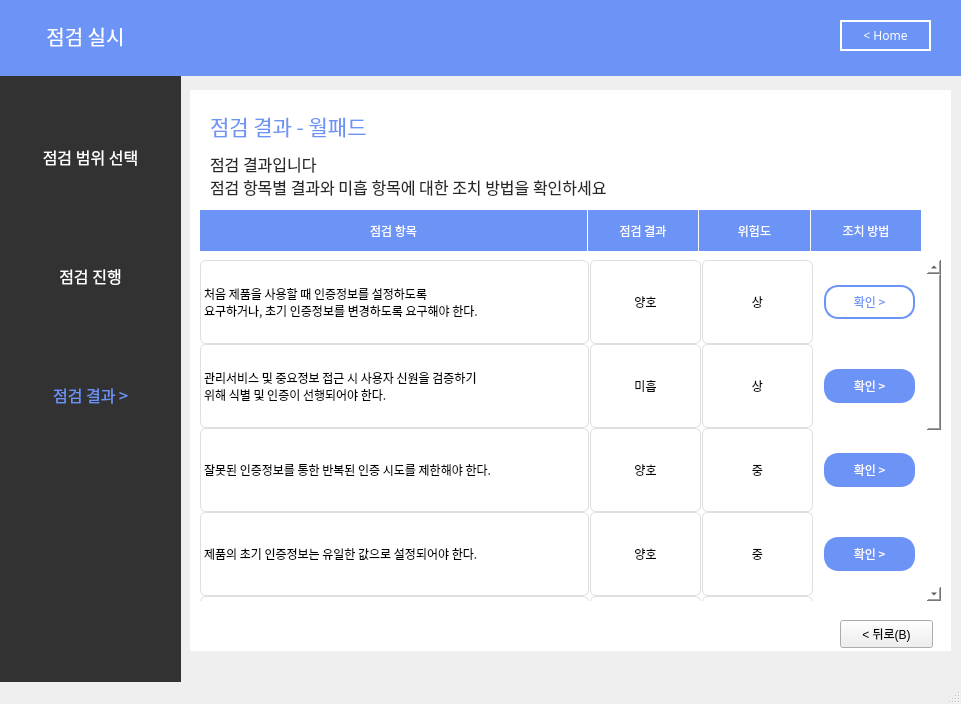
<?xml version="1.0" encoding="UTF-8"?>
<ui version="4.0">
 <class>MainWindow</class>
 <widget class="QMainWindow" name="MainWindow">
  <property name="geometry">
   <rect>
    <x>0</x>
    <y>0</y>
    <width>961</width>
    <height>704</height>
   </rect>
  </property>
  <property name="windowTitle">
   <string>MainWindow</string>
  </property>
  <widget class="QWidget" name="centralwidget">
   <widget class="QLabel" name="label_7">
    <property name="geometry">
     <rect>
      <x>-10</x>
      <y>-5</y>
      <width>1021</width>
      <height>81</height>
     </rect>
    </property>
    <property name="font">
     <font>
      <family>Gmarket Sans TTF</family>
      <pointsize>11</pointsize>
      <weight>50</weight>
      <bold>false</bold>
      <kerning>true</kerning>
     </font>
    </property>
    <property name="autoFillBackground">
     <bool>false</bool>
    </property>
    <property name="styleSheet">
     <string notr="true">background-color: rgb(108, 147, 246);
border-color: rgb(0, 0, 0);</string>
    </property>
    <property name="text">
     <string/>
    </property>
    <property name="scaledContents">
     <bool>false</bool>
    </property>
   </widget>
   <widget class="QLabel" name="label_8">
    <property name="geometry">
     <rect>
      <x>20</x>
      <y>10</y>
      <width>131</width>
      <height>51</height>
     </rect>
    </property>
    <property name="font">
     <font>
      <family>AppleSDGothicNeoM00</family>
      <pointsize>15</pointsize>
     </font>
    </property>
    <property name="styleSheet">
     <string notr="true">color : rgb(255, 255, 255)</string>
    </property>
    <property name="text">
     <string>점검 실시</string>
    </property>
    <property name="alignment">
     <set>Qt::AlignCenter</set>
    </property>
   </widget>
   <widget class="QLabel" name="label_5">
    <property name="geometry">
     <rect>
      <x>-10</x>
      <y>70</y>
      <width>191</width>
      <height>701</height>
     </rect>
    </property>
    <property name="font">
     <font>
      <family>Gmarket Sans TTF</family>
      <pointsize>16</pointsize>
      <weight>50</weight>
      <bold>false</bold>
      <kerning>true</kerning>
     </font>
    </property>
    <property name="autoFillBackground">
     <bool>false</bool>
    </property>
    <property name="styleSheet">
     <string notr="true">background-color: rgb(50, 50, 50);
border-color: rgb(0, 0, 0);</string>
    </property>
    <property name="text">
     <string/>
    </property>
    <property name="scaledContents">
     <bool>false</bool>
    </property>
    <property name="alignment">
     <set>Qt::AlignCenter</set>
    </property>
   </widget>
   <widget class="QWidget" name="verticalLayoutWidget">
    <property name="geometry">
     <rect>
      <x>10</x>
      <y>100</y>
      <width>161</width>
      <height>351</height>
     </rect>
    </property>
    <layout class="QVBoxLayout" name="verticalLayout">
     <item>
      <widget class="QLabel" name="label">
       <property name="font">
        <font>
         <family>AppleSDGothicNeoM00</family>
         <pointsize>12</pointsize>
         <weight>50</weight>
         <bold>false</bold>
        </font>
       </property>
       <property name="autoFillBackground">
        <bool>false</bool>
       </property>
       <property name="styleSheet">
        <string notr="true">color:rgb(255,255,255)</string>
       </property>
       <property name="text">
        <string>점검 범위 선택</string>
       </property>
       <property name="alignment">
        <set>Qt::AlignCenter</set>
       </property>
      </widget>
     </item>
     <item>
      <widget class="QLabel" name="label_2">
       <property name="font">
        <font>
         <family>AppleSDGothicNeoM00</family>
         <pointsize>12</pointsize>
        </font>
       </property>
       <property name="autoFillBackground">
        <bool>false</bool>
       </property>
       <property name="styleSheet">
        <string notr="true">color:rgb(255,255,255)</string>
       </property>
       <property name="text">
        <string>점검 진행</string>
       </property>
       <property name="alignment">
        <set>Qt::AlignCenter</set>
       </property>
      </widget>
     </item>
     <item>
      <widget class="QLabel" name="label_4">
       <property name="font">
        <font>
         <family>AppleSDGothicNeoM00</family>
         <pointsize>12</pointsize>
        </font>
       </property>
       <property name="autoFillBackground">
        <bool>false</bool>
       </property>
       <property name="styleSheet">
        <string notr="true">color:rgb(108, 147, 246)</string>
       </property>
       <property name="text">
        <string>점검 결과 &gt;</string>
       </property>
       <property name="alignment">
        <set>Qt::AlignCenter</set>
       </property>
      </widget>
     </item>
    </layout>
   </widget>
   <widget class="QPushButton" name="pushButton_3">
    <property name="geometry">
     <rect>
      <x>840</x>
      <y>20</y>
      <width>91</width>
      <height>31</height>
     </rect>
    </property>
    <property name="font">
     <font>
      <family>AppleSDGothicNeoM00</family>
      <pointsize>9</pointsize>
      <weight>50</weight>
      <bold>false</bold>
     </font>
    </property>
    <property name="cursor">
     <cursorShape>PointingHandCursor</cursorShape>
    </property>
    <property name="autoFillBackground">
     <bool>false</bool>
    </property>
    <property name="styleSheet">
     <string notr="true">background-color : rgb(108, 147, 246);
color : rgb(255,255,255);
border: 2px solid rgb(255,255,255)</string>
    </property>
    <property name="text">
     <string>&lt; Home</string>
    </property>
    <property name="autoDefault">
     <bool>false</bool>
    </property>
    <property name="default">
     <bool>false</bool>
    </property>
    <property name="flat">
     <bool>false</bool>
    </property>
   </widget>
   <widget class="QLabel" name="label_6">
    <property name="geometry">
     <rect>
      <x>190</x>
      <y>90</y>
      <width>761</width>
      <height>561</height>
     </rect>
    </property>
    <property name="font">
     <font>
      <family>Gmarket Sans TTF</family>
      <pointsize>16</pointsize>
      <weight>50</weight>
      <bold>false</bold>
      <kerning>true</kerning>
     </font>
    </property>
    <property name="autoFillBackground">
     <bool>false</bool>
    </property>
    <property name="styleSheet">
     <string notr="true">background-color: rgb(255,255,255);
border-color: rgb(0, 0, 0);</string>
    </property>
    <property name="text">
     <string/>
    </property>
    <property name="scaledContents">
     <bool>false</bool>
    </property>
    <property name="alignment">
     <set>Qt::AlignCenter</set>
    </property>
   </widget>
   <widget class="QLabel" name="label_9">
    <property name="geometry">
     <rect>
      <x>210</x>
      <y>110</y>
      <width>241</width>
      <height>31</height>
     </rect>
    </property>
    <property name="font">
     <font>
      <family>AppleSDGothicNeoM00</family>
      <pointsize>16</pointsize>
     </font>
    </property>
    <property name="autoFillBackground">
     <bool>false</bool>
    </property>
    <property name="styleSheet">
     <string notr="true">color:rgb(108,147,246)</string>
    </property>
    <property name="text">
     <string>점검 결과 - 월패드</string>
    </property>
    <property name="alignment">
     <set>Qt::AlignLeading|Qt::AlignLeft|Qt::AlignVCenter</set>
    </property>
   </widget>
   <widget class="QLabel" name="label_10">
    <property name="geometry">
     <rect>
      <x>210</x>
      <y>150</y>
      <width>661</width>
      <height>51</height>
     </rect>
    </property>
    <property name="font">
     <font>
      <family>AppleSDGothicNeoM00</family>
      <pointsize>12</pointsize>
     </font>
    </property>
    <property name="autoFillBackground">
     <bool>false</bool>
    </property>
    <property name="styleSheet">
     <string notr="true">color:rgb(40,40,40)</string>
    </property>
    <property name="text">
     <string>점검 결과입니다
점검 항목별 결과와 미흡 항목에 대한 조치 방법을 확인하세요</string>
    </property>
    <property name="alignment">
     <set>Qt::AlignLeading|Qt::AlignLeft|Qt::AlignVCenter</set>
    </property>
   </widget>
   <widget class="QWidget" name="horizontalLayoutWidget">
    <property name="geometry">
     <rect>
      <x>200</x>
      <y>210</y>
      <width>721</width>
      <height>41</height>
     </rect>
    </property>
    <layout class="QHBoxLayout" name="horizontalLayout" stretch="7,2,2,2">
     <property name="spacing">
      <number>1</number>
     </property>
     <property name="topMargin">
      <number>0</number>
     </property>
     <item>
      <widget class="QLabel" name="label_13">
       <property name="font">
        <font>
         <family>AppleSDGothicNeoM00</family>
         <pointsize>9</pointsize>
         <weight>50</weight>
         <bold>false</bold>
        </font>
       </property>
       <property name="styleSheet">
        <string notr="true">border: 1px solid rgb(108,147,246);
background-color: rgb(108,147,246);
color: rgb(255, 255, 255)</string>
       </property>
       <property name="text">
        <string>점검 항목</string>
       </property>
       <property name="alignment">
        <set>Qt::AlignCenter</set>
       </property>
      </widget>
     </item>
     <item>
      <widget class="QLabel" name="label_14">
       <property name="font">
        <font>
         <family>AppleSDGothicNeoM00</family>
         <pointsize>9</pointsize>
         <weight>50</weight>
         <bold>false</bold>
        </font>
       </property>
       <property name="styleSheet">
        <string notr="true">border: 1px solid rgb(108,147,246);
background-color: rgb(108,147,246);
color: rgb(255, 255, 255)</string>
       </property>
       <property name="text">
        <string>점검 결과</string>
       </property>
       <property name="alignment">
        <set>Qt::AlignCenter</set>
       </property>
      </widget>
     </item>
     <item>
      <widget class="QLabel" name="label_17">
       <property name="font">
        <font>
         <family>AppleSDGothicNeoM00</family>
         <pointsize>9</pointsize>
         <weight>50</weight>
         <bold>false</bold>
        </font>
       </property>
       <property name="styleSheet">
        <string notr="true">border: 1px solid rgb(108,147,246);
background-color: rgb(108,147,246);
color: rgb(255, 255, 255)</string>
       </property>
       <property name="text">
        <string>위험도</string>
       </property>
       <property name="alignment">
        <set>Qt::AlignCenter</set>
       </property>
      </widget>
     </item>
     <item>
      <widget class="QLabel" name="label_18">
       <property name="font">
        <font>
         <family>AppleSDGothicNeoM00</family>
         <pointsize>9</pointsize>
         <weight>50</weight>
         <bold>false</bold>
        </font>
       </property>
       <property name="styleSheet">
        <string notr="true">border: 1px solid rgb(108,147,246);
background-color: rgb(108,147,246);
color: rgb(255, 255, 255)</string>
       </property>
       <property name="text">
        <string>조치 방법</string>
       </property>
       <property name="alignment">
        <set>Qt::AlignCenter</set>
       </property>
      </widget>
     </item>
    </layout>
   </widget>
   <widget class="QPushButton" name="pushButton_2">
    <property name="geometry">
     <rect>
      <x>840</x>
      <y>620</y>
      <width>93</width>
      <height>28</height>
     </rect>
    </property>
    <property name="text">
     <string>&lt; 뒤로(B)</string>
    </property>
   </widget>
   <widget class="QScrollArea" name="scrollArea">
    <property name="geometry">
     <rect>
      <x>200</x>
      <y>260</y>
      <width>741</width>
      <height>341</height>
     </rect>
    </property>
    <property name="sizePolicy">
     <sizepolicy hsizetype="Preferred" vsizetype="Preferred">
      <horstretch>0</horstretch>
      <verstretch>0</verstretch>
     </sizepolicy>
    </property>
    <property name="maximumSize">
     <size>
      <width>16777215</width>
      <height>16600000</height>
     </size>
    </property>
    <property name="baseSize">
     <size>
      <width>200</width>
      <height>200</height>
     </size>
    </property>
    <property name="toolTipDuration">
     <number>4</number>
    </property>
    <property name="styleSheet">
     <string notr="true">background-color:rgb(255, 255, 255);
border: solid 0px;</string>
    </property>
    <property name="lineWidth">
     <number>0</number>
    </property>
    <property name="midLineWidth">
     <number>0</number>
    </property>
    <property name="verticalScrollBarPolicy">
     <enum>Qt::ScrollBarAsNeeded</enum>
    </property>
    <property name="horizontalScrollBarPolicy">
     <enum>Qt::ScrollBarAlwaysOff</enum>
    </property>
    <property name="widgetResizable">
     <bool>false</bool>
    </property>
    <widget class="QWidget" name="scrollAreaWidgetContents">
     <property name="geometry">
      <rect>
       <x>0</x>
       <y>-339</y>
       <width>829</width>
       <height>680</height>
      </rect>
     </property>
     <property name="minimumSize">
      <size>
       <width>0</width>
       <height>519</height>
      </size>
     </property>
     <property name="maximumSize">
      <size>
       <width>16777215</width>
       <height>15777215</height>
      </size>
     </property>
     <property name="font">
      <font>
       <kerning>true</kerning>
      </font>
     </property>
     <widget class="QWidget" name="gridLayoutWidget">
      <property name="geometry">
       <rect>
        <x>0</x>
        <y>0</y>
        <width>725</width>
        <height>671</height>
       </rect>
      </property>
      <layout class="QGridLayout" name="gridLayout" columnstretch="7,2,2,2">
       <property name="sizeConstraint">
        <enum>QLayout::SetDefaultConstraint</enum>
       </property>
       <property name="leftMargin">
        <number>0</number>
       </property>
       <property name="topMargin">
        <number>0</number>
       </property>
       <property name="horizontalSpacing">
        <number>1</number>
       </property>
       <property name="verticalSpacing">
        <number>0</number>
       </property>
       <item row="6" column="1">
        <widget class="QLabel" name="label_44">
         <property name="font">
          <font>
           <family>AppleSDGothicNeoM00</family>
          </font>
         </property>
         <property name="styleSheet">
          <string notr="true">border: 1px solid rgb(223, 223, 223);
border-radius: 6px</string>
         </property>
         <property name="text">
          <string>양호</string>
         </property>
         <property name="alignment">
          <set>Qt::AlignCenter</set>
         </property>
        </widget>
       </item>
       <item row="3" column="3">
        <widget class="QPushButton" name="pushButton_8">
         <property name="sizePolicy">
          <sizepolicy hsizetype="Minimum" vsizetype="Minimum">
           <horstretch>0</horstretch>
           <verstretch>0</verstretch>
          </sizepolicy>
         </property>
         <property name="sizeIncrement">
          <size>
           <width>0</width>
           <height>0</height>
          </size>
         </property>
         <property name="font">
          <font>
           <family>AppleSDGothicNeoM00</family>
           <pointsize>9</pointsize>
          </font>
         </property>
         <property name="cursor">
          <cursorShape>PointingHandCursor</cursorShape>
         </property>
         <property name="layoutDirection">
          <enum>Qt::LeftToRight</enum>
         </property>
         <property name="styleSheet">
          <string notr="true">background-color : rgb(108, 147, 246);
color : rgb(255, 255, 255);
border: 2px solid rgb(108, 147, 246);
margin-left:10px;
margin-right:10px;
margin-top:25px;
margin-bottom:25px;
border-radius:14px
</string>
         </property>
         <property name="text">
          <string>확인 &gt;</string>
         </property>
         <property name="iconSize">
          <size>
           <width>9</width>
           <height>20</height>
          </size>
         </property>
        </widget>
       </item>
       <item row="4" column="1">
        <widget class="QLabel" name="label_29">
         <property name="font">
          <font>
           <family>AppleSDGothicNeoM00</family>
          </font>
         </property>
         <property name="styleSheet">
          <string notr="true">border: 1px solid rgb(223, 223, 223);
border-radius: 6px</string>
         </property>
         <property name="text">
          <string>양호</string>
         </property>
         <property name="alignment">
          <set>Qt::AlignCenter</set>
         </property>
        </widget>
       </item>
       <item row="4" column="3">
        <widget class="QPushButton" name="pushButton_9">
         <property name="sizePolicy">
          <sizepolicy hsizetype="Minimum" vsizetype="Minimum">
           <horstretch>0</horstretch>
           <verstretch>0</verstretch>
          </sizepolicy>
         </property>
         <property name="sizeIncrement">
          <size>
           <width>0</width>
           <height>0</height>
          </size>
         </property>
         <property name="font">
          <font>
           <family>AppleSDGothicNeoM00</family>
           <pointsize>9</pointsize>
          </font>
         </property>
         <property name="cursor">
          <cursorShape>PointingHandCursor</cursorShape>
         </property>
         <property name="layoutDirection">
          <enum>Qt::LeftToRight</enum>
         </property>
         <property name="styleSheet">
          <string notr="true">background-color : rgb(108, 147, 246);
color : rgb(255, 255, 255);
border: 2px solid rgb(108, 147, 246);
margin-left:10px;
margin-right:10px;
margin-top:25px;
margin-bottom:25px;
border-radius:14px
</string>
         </property>
         <property name="text">
          <string>확인 &gt;</string>
         </property>
         <property name="iconSize">
          <size>
           <width>9</width>
           <height>20</height>
          </size>
         </property>
        </widget>
       </item>
       <item row="0" column="3">
        <layout class="QVBoxLayout" name="verticalLayout_2">
         <property name="spacing">
          <number>7</number>
         </property>
         <item>
          <widget class="QPushButton" name="pushButton_6">
           <property name="sizePolicy">
            <sizepolicy hsizetype="Minimum" vsizetype="Minimum">
             <horstretch>0</horstretch>
             <verstretch>0</verstretch>
            </sizepolicy>
           </property>
           <property name="sizeIncrement">
            <size>
             <width>0</width>
             <height>0</height>
            </size>
           </property>
           <property name="font">
            <font>
             <family>AppleSDGothicNeoM00</family>
             <pointsize>9</pointsize>
            </font>
           </property>
           <property name="cursor">
            <cursorShape>PointingHandCursor</cursorShape>
           </property>
           <property name="layoutDirection">
            <enum>Qt::LeftToRight</enum>
           </property>
           <property name="styleSheet">
            <string notr="true">background-color : rgb(255, 255, 255);
color : rgb(108, 147, 246);
border: 2px solid rgb(108, 147, 246);
margin-left:10px;
margin-right:10px;
margin-top:25px;
margin-bottom:25px;
border-radius:14px
</string>
           </property>
           <property name="text">
            <string>확인 &gt;</string>
           </property>
           <property name="iconSize">
            <size>
             <width>9</width>
             <height>20</height>
            </size>
           </property>
          </widget>
         </item>
        </layout>
       </item>
       <item row="2" column="3">
        <widget class="QPushButton" name="pushButton_7">
         <property name="sizePolicy">
          <sizepolicy hsizetype="Minimum" vsizetype="Minimum">
           <horstretch>0</horstretch>
           <verstretch>0</verstretch>
          </sizepolicy>
         </property>
         <property name="sizeIncrement">
          <size>
           <width>0</width>
           <height>0</height>
          </size>
         </property>
         <property name="font">
          <font>
           <family>AppleSDGothicNeoM00</family>
           <pointsize>9</pointsize>
          </font>
         </property>
         <property name="cursor">
          <cursorShape>PointingHandCursor</cursorShape>
         </property>
         <property name="layoutDirection">
          <enum>Qt::LeftToRight</enum>
         </property>
         <property name="styleSheet">
          <string notr="true">background-color : rgb(108, 147, 246);
color : rgb(255, 255, 255);
border: 2px solid rgb(108, 147, 246);
margin-left:10px;
margin-right:10px;
margin-top:25px;
margin-bottom:25px;
border-radius:14px
</string>
         </property>
         <property name="text">
          <string>확인 &gt;</string>
         </property>
         <property name="iconSize">
          <size>
           <width>9</width>
           <height>20</height>
          </size>
         </property>
        </widget>
       </item>
       <item row="2" column="1">
        <widget class="QLabel" name="label_15">
         <property name="font">
          <font>
           <family>AppleSDGothicNeoM00</family>
          </font>
         </property>
         <property name="styleSheet">
          <string notr="true">border: 1px solid rgb(223, 223, 223);
border-radius: 6px</string>
         </property>
         <property name="text">
          <string>미흡</string>
         </property>
         <property name="alignment">
          <set>Qt::AlignCenter</set>
         </property>
        </widget>
       </item>
       <item row="6" column="3">
        <widget class="QPushButton" name="pushButton_18">
         <property name="sizePolicy">
          <sizepolicy hsizetype="Minimum" vsizetype="Minimum">
           <horstretch>0</horstretch>
           <verstretch>0</verstretch>
          </sizepolicy>
         </property>
         <property name="sizeIncrement">
          <size>
           <width>0</width>
           <height>0</height>
          </size>
         </property>
         <property name="font">
          <font>
           <family>AppleSDGothicNeoM00</family>
           <pointsize>9</pointsize>
          </font>
         </property>
         <property name="cursor">
          <cursorShape>PointingHandCursor</cursorShape>
         </property>
         <property name="layoutDirection">
          <enum>Qt::LeftToRight</enum>
         </property>
         <property name="styleSheet">
          <string notr="true">background-color : rgb(108, 147, 246);
color : rgb(255, 255, 255);
border: 2px solid rgb(108, 147, 246);
margin-left:10px;
margin-right:10px;
margin-top:25px;
margin-bottom:25px;
border-radius:14px
</string>
         </property>
         <property name="text">
          <string>확인 &gt;</string>
         </property>
         <property name="iconSize">
          <size>
           <width>9</width>
           <height>20</height>
          </size>
         </property>
        </widget>
       </item>
       <item row="3" column="1">
        <widget class="QLabel" name="label_12">
         <property name="font">
          <font>
           <family>AppleSDGothicNeoM00</family>
          </font>
         </property>
         <property name="styleSheet">
          <string notr="true">border: 1px solid rgb(223, 223, 223);
border-radius: 6px</string>
         </property>
         <property name="text">
          <string>양호</string>
         </property>
         <property name="alignment">
          <set>Qt::AlignCenter</set>
         </property>
        </widget>
       </item>
       <item row="0" column="0">
        <widget class="QLabel" name="label_3">
         <property name="font">
          <font>
           <family>AppleSDGothicNeoM00</family>
          </font>
         </property>
         <property name="styleSheet">
          <string notr="true">border: 1px solid rgb(223, 223, 223);
border-radius: 6px</string>
         </property>
         <property name="text">
          <string>처음 제품을 사용할 때 인증정보를 설정하도록
요구하거나, 초기 인증정보를 변경하도록 요구해야 한다.</string>
         </property>
         <property name="alignment">
          <set>Qt::AlignLeading|Qt::AlignLeft|Qt::AlignVCenter</set>
         </property>
        </widget>
       </item>
       <item row="6" column="0">
        <widget class="QLabel" name="label_43">
         <property name="font">
          <font>
           <family>AppleSDGothicNeoM00</family>
          </font>
         </property>
         <property name="styleSheet">
          <string notr="true">border: 1px solid rgb(223, 223, 223);
border-radius: 6px</string>
         </property>
         <property name="text">
          <string>제품에 사용되는 사용자 계정 및 권한에 대한
관리 기능을 제공해야 한다.</string>
         </property>
         <property name="alignment">
          <set>Qt::AlignLeading|Qt::AlignLeft|Qt::AlignVCenter</set>
         </property>
        </widget>
       </item>
       <item row="8" column="1">
        <widget class="QLabel" name="label_50">
         <property name="font">
          <font>
           <family>AppleSDGothicNeoM00</family>
          </font>
         </property>
         <property name="styleSheet">
          <string notr="true">border: 1px solid rgb(223, 223, 223);
border-radius: 6px</string>
         </property>
         <property name="text">
          <string>양호</string>
         </property>
         <property name="alignment">
          <set>Qt::AlignCenter</set>
         </property>
        </widget>
       </item>
       <item row="8" column="2">
        <widget class="QLabel" name="label_51">
         <property name="font">
          <font>
           <family>AppleSDGothicNeoM00</family>
          </font>
         </property>
         <property name="styleSheet">
          <string notr="true">border: 1px solid rgb(223, 223, 223);
border-radius: 6px</string>
         </property>
         <property name="text">
          <string>중</string>
         </property>
         <property name="alignment">
          <set>Qt::AlignCenter</set>
         </property>
        </widget>
       </item>
       <item row="2" column="0">
        <widget class="QLabel" name="label_16">
         <property name="font">
          <font>
           <family>AppleSDGothicNeoM00</family>
          </font>
         </property>
         <property name="styleSheet">
          <string notr="true">border: 1px solid rgb(223, 223, 223);
border-radius: 6px</string>
         </property>
         <property name="text">
          <string>관리서비스 및 중요정보 접근 시 사용자 신원을 검증하기
위해 식별 및 인증이 선행되어야 한다.</string>
         </property>
         <property name="alignment">
          <set>Qt::AlignLeading|Qt::AlignLeft|Qt::AlignVCenter</set>
         </property>
        </widget>
       </item>
       <item row="5" column="2">
        <widget class="QLabel" name="label_42">
         <property name="font">
          <font>
           <family>AppleSDGothicNeoM00</family>
          </font>
         </property>
         <property name="styleSheet">
          <string notr="true">border: 1px solid rgb(223, 223, 223);
border-radius: 6px</string>
         </property>
         <property name="text">
          <string>중</string>
         </property>
         <property name="alignment">
          <set>Qt::AlignCenter</set>
         </property>
        </widget>
       </item>
       <item row="3" column="0">
        <widget class="QLabel" name="label_11">
         <property name="font">
          <font>
           <family>AppleSDGothicNeoM00</family>
          </font>
         </property>
         <property name="styleSheet">
          <string notr="true">border: 1px solid rgb(223, 223, 223);
border-radius: 6px</string>
         </property>
         <property name="text">
          <string>잘못된 인증정보를 통한 반복된 인증 시도를 제한해야 한다.</string>
         </property>
         <property name="alignment">
          <set>Qt::AlignLeading|Qt::AlignLeft|Qt::AlignVCenter</set>
         </property>
        </widget>
       </item>
       <item row="6" column="2">
        <widget class="QLabel" name="label_45">
         <property name="font">
          <font>
           <family>AppleSDGothicNeoM00</family>
          </font>
         </property>
         <property name="styleSheet">
          <string notr="true">border: 1px solid rgb(223, 223, 223);
border-radius: 6px</string>
         </property>
         <property name="text">
          <string>중</string>
         </property>
         <property name="alignment">
          <set>Qt::AlignCenter</set>
         </property>
        </widget>
       </item>
       <item row="7" column="0">
        <widget class="QLabel" name="label_46">
         <property name="font">
          <font>
           <family>AppleSDGothicNeoM00</family>
          </font>
         </property>
         <property name="styleSheet">
          <string notr="true">border: 1px solid rgb(223, 223, 223);
border-radius: 6px</string>
         </property>
         <property name="text">
          <string>모든 사용자 계정에 대해 최소 권한의 원칙을 적용해야 한다.</string>
         </property>
         <property name="alignment">
          <set>Qt::AlignLeading|Qt::AlignLeft|Qt::AlignVCenter</set>
         </property>
        </widget>
       </item>
       <item row="3" column="2">
        <widget class="QLabel" name="label_25">
         <property name="font">
          <font>
           <family>AppleSDGothicNeoM00</family>
          </font>
         </property>
         <property name="styleSheet">
          <string notr="true">border: 1px solid rgb(223, 223, 223);
border-radius: 6px</string>
         </property>
         <property name="text">
          <string>중</string>
         </property>
         <property name="alignment">
          <set>Qt::AlignCenter</set>
         </property>
        </widget>
       </item>
       <item row="4" column="2">
        <widget class="QLabel" name="label_32">
         <property name="font">
          <font>
           <family>AppleSDGothicNeoM00</family>
          </font>
         </property>
         <property name="styleSheet">
          <string notr="true">border: 1px solid rgb(223, 223, 223);
border-radius: 6px</string>
         </property>
         <property name="text">
          <string>중</string>
         </property>
         <property name="alignment">
          <set>Qt::AlignCenter</set>
         </property>
        </widget>
       </item>
       <item row="0" column="2">
        <widget class="QLabel" name="label_23">
         <property name="font">
          <font>
           <family>AppleSDGothicNeoM00</family>
          </font>
         </property>
         <property name="styleSheet">
          <string notr="true">border: 1px solid rgb(223, 223, 223);
border-radius: 6px</string>
         </property>
         <property name="text">
          <string>상</string>
         </property>
         <property name="alignment">
          <set>Qt::AlignCenter</set>
         </property>
        </widget>
       </item>
       <item row="8" column="3">
        <widget class="QPushButton" name="pushButton_20">
         <property name="sizePolicy">
          <sizepolicy hsizetype="Minimum" vsizetype="Minimum">
           <horstretch>0</horstretch>
           <verstretch>0</verstretch>
          </sizepolicy>
         </property>
         <property name="sizeIncrement">
          <size>
           <width>0</width>
           <height>0</height>
          </size>
         </property>
         <property name="font">
          <font>
           <family>AppleSDGothicNeoM00</family>
           <pointsize>9</pointsize>
          </font>
         </property>
         <property name="cursor">
          <cursorShape>PointingHandCursor</cursorShape>
         </property>
         <property name="layoutDirection">
          <enum>Qt::LeftToRight</enum>
         </property>
         <property name="styleSheet">
          <string notr="true">background-color : rgb(108, 147, 246);
color : rgb(255, 255, 255);
border: 2px solid rgb(108, 147, 246);
margin-left:10px;
margin-right:10px;
margin-top:25px;
margin-bottom:25px;
border-radius:14px
</string>
         </property>
         <property name="text">
          <string>확인 &gt;</string>
         </property>
         <property name="iconSize">
          <size>
           <width>9</width>
           <height>20</height>
          </size>
         </property>
        </widget>
       </item>
       <item row="5" column="3">
        <widget class="QPushButton" name="pushButton_17">
         <property name="sizePolicy">
          <sizepolicy hsizetype="Minimum" vsizetype="Minimum">
           <horstretch>0</horstretch>
           <verstretch>0</verstretch>
          </sizepolicy>
         </property>
         <property name="sizeIncrement">
          <size>
           <width>0</width>
           <height>0</height>
          </size>
         </property>
         <property name="font">
          <font>
           <family>AppleSDGothicNeoM00</family>
           <pointsize>9</pointsize>
          </font>
         </property>
         <property name="cursor">
          <cursorShape>PointingHandCursor</cursorShape>
         </property>
         <property name="layoutDirection">
          <enum>Qt::LeftToRight</enum>
         </property>
         <property name="styleSheet">
          <string notr="true">background-color : rgb(108, 147, 246);
color : rgb(255, 255, 255);
border: 2px solid rgb(108, 147, 246);
margin-left:10px;
margin-right:10px;
margin-top:25px;
margin-bottom:25px;
border-radius:14px
</string>
         </property>
         <property name="text">
          <string>확인 &gt;</string>
         </property>
         <property name="iconSize">
          <size>
           <width>9</width>
           <height>20</height>
          </size>
         </property>
        </widget>
       </item>
       <item row="4" column="0">
        <widget class="QLabel" name="label_19">
         <property name="font">
          <font>
           <family>AppleSDGothicNeoM00</family>
          </font>
         </property>
         <property name="styleSheet">
          <string notr="true">border: 1px solid rgb(223, 223, 223);
border-radius: 6px</string>
         </property>
         <property name="text">
          <string>제품의 초기 인증정보는 유일한 값으로 설정되어야 한다.</string>
         </property>
         <property name="alignment">
          <set>Qt::AlignLeading|Qt::AlignLeft|Qt::AlignVCenter</set>
         </property>
        </widget>
       </item>
       <item row="7" column="2">
        <widget class="QLabel" name="label_48">
         <property name="font">
          <font>
           <family>AppleSDGothicNeoM00</family>
          </font>
         </property>
         <property name="styleSheet">
          <string notr="true">border: 1px solid rgb(223, 223, 223);
border-radius: 6px</string>
         </property>
         <property name="text">
          <string>중</string>
         </property>
         <property name="alignment">
          <set>Qt::AlignCenter</set>
         </property>
        </widget>
       </item>
       <item row="0" column="1">
        <widget class="QLabel" name="label_22">
         <property name="font">
          <font>
           <family>AppleSDGothicNeoM00</family>
          </font>
         </property>
         <property name="styleSheet">
          <string notr="true">border: 1px solid rgb(223, 223, 223);
border-radius: 6px</string>
         </property>
         <property name="text">
          <string>양호</string>
         </property>
         <property name="alignment">
          <set>Qt::AlignCenter</set>
         </property>
        </widget>
       </item>
       <item row="5" column="0">
        <widget class="QLabel" name="label_35">
         <property name="font">
          <font>
           <family>AppleSDGothicNeoM00</family>
          </font>
         </property>
         <property name="styleSheet">
          <string notr="true">border: 1px solid rgb(223, 223, 223);
border-radius: 6px</string>
         </property>
         <property name="text">
          <string>관리자 계정에 대해서는 동시 접속을 제한해야 한다.</string>
         </property>
         <property name="alignment">
          <set>Qt::AlignLeading|Qt::AlignLeft|Qt::AlignVCenter</set>
         </property>
        </widget>
       </item>
       <item row="2" column="2">
        <widget class="QLabel" name="label_20">
         <property name="font">
          <font>
           <family>AppleSDGothicNeoM00</family>
          </font>
         </property>
         <property name="styleSheet">
          <string notr="true">border: 1px solid rgb(223, 223, 223);
border-radius: 6px</string>
         </property>
         <property name="text">
          <string>상</string>
         </property>
         <property name="alignment">
          <set>Qt::AlignCenter</set>
         </property>
        </widget>
       </item>
       <item row="5" column="1">
        <widget class="QLabel" name="label_41">
         <property name="font">
          <font>
           <family>AppleSDGothicNeoM00</family>
          </font>
         </property>
         <property name="styleSheet">
          <string notr="true">border: 1px solid rgb(223, 223, 223);
border-radius: 6px</string>
         </property>
         <property name="text">
          <string>양호</string>
         </property>
         <property name="alignment">
          <set>Qt::AlignCenter</set>
         </property>
        </widget>
       </item>
       <item row="7" column="3">
        <widget class="QPushButton" name="pushButton_19">
         <property name="sizePolicy">
          <sizepolicy hsizetype="Minimum" vsizetype="Minimum">
           <horstretch>0</horstretch>
           <verstretch>0</verstretch>
          </sizepolicy>
         </property>
         <property name="sizeIncrement">
          <size>
           <width>0</width>
           <height>0</height>
          </size>
         </property>
         <property name="font">
          <font>
           <family>AppleSDGothicNeoM00</family>
           <pointsize>9</pointsize>
          </font>
         </property>
         <property name="cursor">
          <cursorShape>PointingHandCursor</cursorShape>
         </property>
         <property name="layoutDirection">
          <enum>Qt::LeftToRight</enum>
         </property>
         <property name="styleSheet">
          <string notr="true">background-color : rgb(108, 147, 246);
color : rgb(255, 255, 255);
border: 2px solid rgb(108, 147, 246);
margin-left:10px;
margin-right:10px;
margin-top:25px;
margin-bottom:25px;
border-radius:14px
</string>
         </property>
         <property name="text">
          <string>확인 &gt;</string>
         </property>
         <property name="iconSize">
          <size>
           <width>9</width>
           <height>20</height>
          </size>
         </property>
        </widget>
       </item>
       <item row="7" column="1">
        <widget class="QLabel" name="label_47">
         <property name="font">
          <font>
           <family>AppleSDGothicNeoM00</family>
          </font>
         </property>
         <property name="styleSheet">
          <string notr="true">border: 1px solid rgb(223, 223, 223);
border-radius: 6px</string>
         </property>
         <property name="text">
          <string>양호</string>
         </property>
         <property name="alignment">
          <set>Qt::AlignCenter</set>
         </property>
        </widget>
       </item>
       <item row="8" column="0">
        <widget class="QLabel" name="label_49">
         <property name="font">
          <font>
           <family>AppleSDGothicNeoM00</family>
          </font>
         </property>
         <property name="styleSheet">
          <string notr="true">border: 1px solid rgb(223, 223, 223);
border-radius: 6px</string>
         </property>
         <property name="text">
          <string>길이, 주기, 복잡성을 고려하여 안전한 비밀번호로
설정되도록 해야 한다.</string>
         </property>
         <property name="alignment">
          <set>Qt::AlignLeading|Qt::AlignLeft|Qt::AlignVCenter</set>
         </property>
        </widget>
       </item>
      </layout>
     </widget>
    </widget>
   </widget>
   <zorder>label_6</zorder>
   <zorder>label_5</zorder>
   <zorder>label_7</zorder>
   <zorder>label_8</zorder>
   <zorder>verticalLayoutWidget</zorder>
   <zorder>pushButton_3</zorder>
   <zorder>label_9</zorder>
   <zorder>label_10</zorder>
   <zorder>horizontalLayoutWidget</zorder>
   <zorder>pushButton_2</zorder>
   <zorder>scrollArea</zorder>
  </widget>
  <widget class="QMenuBar" name="menubar">
   <property name="geometry">
    <rect>
     <x>0</x>
     <y>0</y>
     <width>961</width>
     <height>26</height>
    </rect>
   </property>
  </widget>
  <widget class="QStatusBar" name="statusbar"/>
 </widget>
 <resources/>
 <connections/>
</ui>
